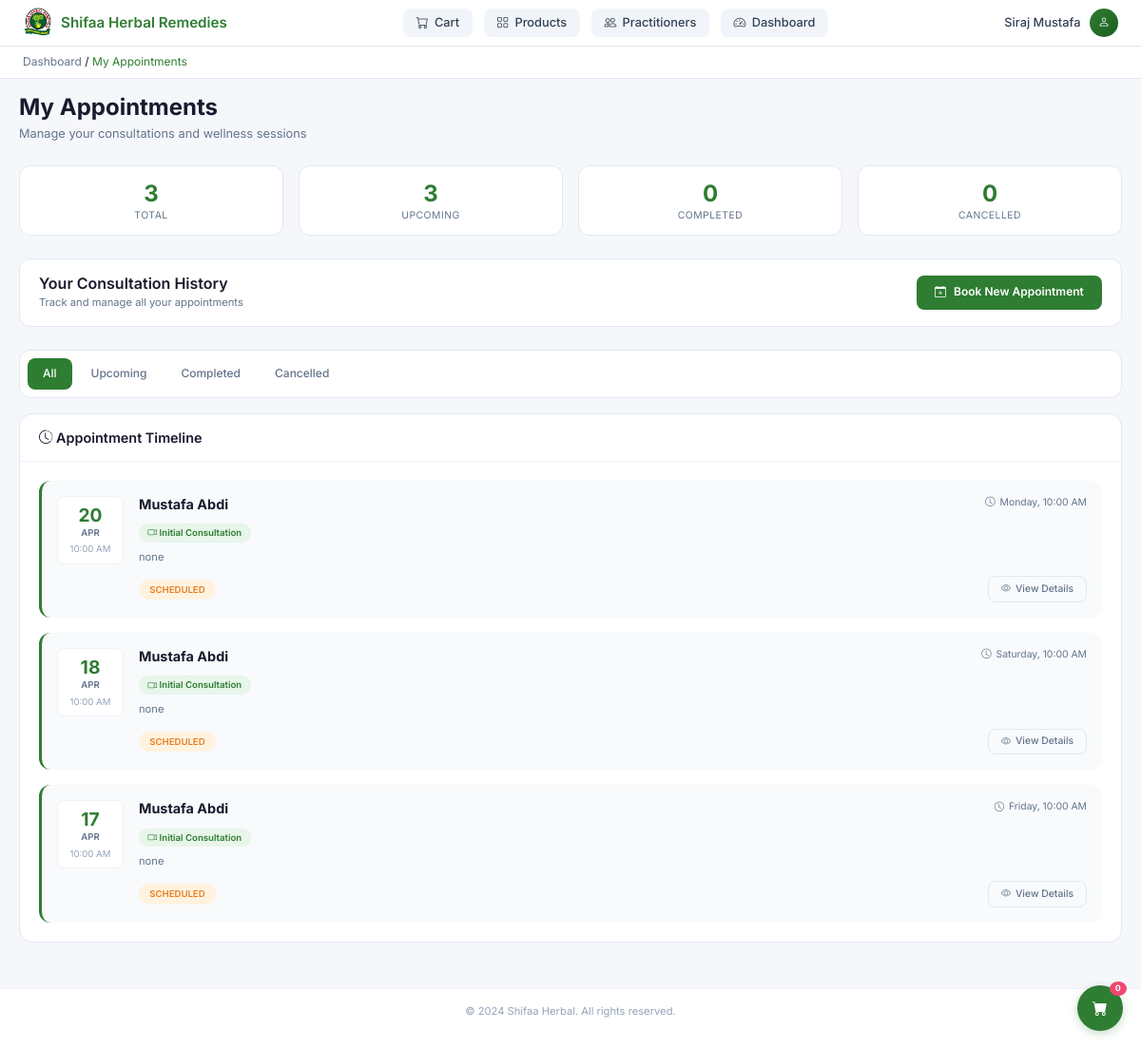
The app's page /appointments (signed in) with its own data.
### models.py (models this page shows, shortened)
class User(UserMixin, db.Model):
    __tablename__ = 'user'
    id = db.Column(db.Integer, primary_key=True)
    name = db.Column(db.String(100), nullable=False)
    email = db.Column(db.String(120), unique=True, nullable=False, index=True)  # Added index
    phone = db.Column(db.String(20))
    address = db.Column(db.Text)
    role = db.Column(db.String(20), default='user', index=True)  # Added index
    password_hash = db.Column(db.String(255), nullable=False)
    created_at = db.Column(db.DateTime, default=datetime.utcnow)
    updated_at = db.Column(db.DateTime, default=datetime.utcnow, onupdate=datetime.utcnow)
    orders = db.relationship('Order', backref='user', lazy='dynamic')
    cart_items = db.relationship('CartItem', backref='user', lazy='dynamic', cascade='all, delete-orphan')
    appointments = db.relationship('Appointment', backref='user', lazy='dynamic')
    discussions = db.relationship('Discussion', backref='user', lazy='dynamic')
    questions = db.relationship('Question', backref='user', lazy='dynamic')
    stories = db.relationship('Story', backref='user', lazy='dynamic')
    support_requests = db.relationship('SupportRequest', backref='user', lazy='dynamic')
    question_replies = db.relationship('QuestionReply', lazy='dynamic')

class Appointment(db.Model):
    __tablename__ = 'appointment'
    id = db.Column(db.Integer, primary_key=True)
    user_id = db.Column(db.Integer, db.ForeignKey('user.id'), nullable=False, index=True)  # Added index
    practitioner_id = db.Column(db.Integer, db.ForeignKey('practitioner.id'), nullable=False, index=True)  # Added index
    appointment_type = db.Column(db.String(100), default='general advice')
    appointment_date = db.Column(db.DateTime, nullable=False, index=True)  # Added index
    notes = db.Column(db.Text)
    status = db.Column(db.String(50), default='scheduled', index=True)  # Added index
    created_at = db.Column(db.DateTime, default=datetime.utcnow)
    updated_at = db.Column(db.DateTime, default=datetime.utcnow, onupdate=datetime.utcnow)
    __table_args__ = (
        db.Index('idx_appointment_user_status', 'user_id', 'status'),
        db.Index('idx_appointment_practitioner_date', 'practitioner_id', 'appointment_date'),
        db.Index('idx_appointment_date_status', 'appointment_date', 'status'),
    )

class Practitioner(db.Model):
    __tablename__ = 'practitioner'
    id = db.Column(db.Integer, primary_key=True)
    name = db.Column(db.String(100), nullable=False, index=True)  # Added index
    title = db.Column(db.String(100))
    bio = db.Column(db.Text)
    specialties = db.Column(db.String(200), index=True)  # Added index
    image_url = db.Column(db.String(500))
    email = db.Column(db.String(120), unique=True, index=True)  # Added index
    phone = db.Column(db.String(20))
    is_active = db.Column(db.Boolean, default=True, index=True)  # Added index
    created_at = db.Column(db.DateTime, default=datetime.utcnow)
    updated_at = db.Column(db.DateTime, default=datetime.utcnow, onupdate=datetime.utcnow)
    appointments = db.relationship('Appointment', backref='practitioner', lazy='dynamic')
    questions = db.relationship('Question', backref='practitioner', lazy='dynamic')

### app.py (the view)
    @app.route("/appointments")
    @login_required
    def appointments():
        from models import Appointment
        page = request.args.get('page', 1, type=int)
        paginated_appointments = (
            Appointment.query
            .filter_by(user_id=current_user.id)
            .order_by(Appointment.appointment_date.desc())
            .paginate(page=page, per_page=app.config["APPOINTMENTS_PER_PAGE"], error_out=False)
        )
        all_user_appointments = Appointment.query.filter_by(user_id=current_user.id).all()
        print(f"Total appointments for user {current_user.id}: {len(all_user_appointments)}")
        for appt in all_user_appointments:
            local_time = format_local_time(appt.appointment_date)
            print(f"  - ID: {appt.id}, Date: {local_time}, Status: {appt.status}")
        return render_template("user/appointments.html",
                             appointments=paginated_appointments.items,
                             pagination=paginated_appointments)

### app.py (called while the page is built)
def format_local_time(dt):
    try:
        if dt.tzinfo is None:
            dt = dt.replace(tzinfo=timezone.utc)
        return dt.astimezone(local_tz)
    except:
        return dt

### templates/user/appointments.html (shortened to what this page needs)
<!DOCTYPE html>
<html lang="en">
<head>
    <link href="https://cdn.jsdelivr.net/npm/bootstrap@5.3.0-alpha1/dist/css/bootstrap.min.css" rel="stylesheet">
    <link href="https://cdn.jsdelivr.net/npm/bootstrap-icons@1.8.1/font/bootstrap-icons.css" rel="stylesheet">
</head>
<body>
    <div class="top-nav">
        <div class="logo-area">
            <img class="logo-image" src="{{ url_for('static', filename='Screenshot 2026-04-01 182842.png') }}" alt="Shifaa Herbal">
            <span class="logo-text">Shifaa Herbal Remedies</span>
        </div>
        <div class="nav-links">
            <a href="{{ url_for('cart') }}" class="nav-link">
                <i class="bi bi-cart"></i> <span>Cart</span>
            </a>
            <a href="{{ url_for('products') }}" class="nav-link">
                <i class="bi bi-grid"></i> <span>Products</span>
            </a>
            <a href="{{ url_for('practitioners') }}" class="nav-link">
                <i class="bi bi-people"></i> <span>Practitioners</span>
            </a>
            <a href="{{ url_for('dashboard') }}" class="nav-link">
                <i class="bi bi-speedometer2"></i> <span>Dashboard</span>
            </a>
        </div>
        <div class="user-info">
            <span class="user-name">{{ current_user.name }}</span>
            <div class="user-avatar">
                <i class="bi bi-person"></i>
            </div>
        </div>
    </div>
    <div class="breadcrumb-bar">
        <a href="{{ url_for('dashboard') }}">Dashboard</a>
        <span>/</span>
        <span style="color: #2e7d32;">My Appointments</span>
    </div>
    <div class="main-container">
        <div class="page-header">
            <h1>My Appointments</h1>
            <p>Manage your consultations and wellness sessions</p>
        </div>
        {% if appointments %}
        <div class="stats-grid">
            <div class="stat-card">
                <div class="stat-number">{{ appointments|length }}</div>
                <div class="stat-label">Total</div>
            </div>
            <div class="stat-card">
                <div class="stat-number">{{ appointments|selectattr('status', 'equalto', 'scheduled')|list|length + appointments|selectattr('status', 'equalto', 'confirmed')|list|length }}</div>
                <div class="stat-label">Upcoming</div>
            </div>
            <div class="stat-card">
                <div class="stat-number">{{ appointments|selectattr('status', 'equalto', 'completed')|list|length }}</div>
                <div class="stat-label">Completed</div>
            </div>
            <div class="stat-card">
                <div class="stat-number">{{ appointments|selectattr('status', 'equalto', 'cancelled')|list|length }}</div>
                <div class="stat-label">Cancelled</div>
            </div>
        </div>
        <div class="action-header">
            <div class="header-title">
                <h2>Your Consultation History</h2>
                <p>Track and manage all your appointments</p>
            </div>
            <a href="{{ url_for('practitioners') }}" class="btn-book">
                <i class="bi bi-calendar-plus"></i> Book New Appointment
            </a>
        </div>
        <div class="appointment-tabs">
            <nav class="tabs-nav">
                <button class="tab-btn active" onclick="filterAppointments('all')">All</button>
                <button class="tab-btn" onclick="filterAppointments('upcoming')">Upcoming</button>
                <button class="tab-btn" onclick="filterAppointments('completed')">Completed</button>
                <button class="tab-btn" onclick="filterAppointments('cancelled')">Cancelled</button>
            </nav>
        </div>
        <div class="timeline-container">
            <div class="timeline-header">
                <h3><i class="bi bi-clock-history"></i> Appointment Timeline</h3>
            </div>
            <div class="timeline" id="appointmentsList">
                {% for appointment in appointments %}
                <div class="timeline-item" data-status="{{ appointment.status }}" data-date="{{ appointment.appointment_date|local_date }}">
                    <div class="timeline-marker">
                        <div class="appointment-date">
                            <div class="date-day">{{ appointment.appointment_date|local_day }}</div>
                            <div class="date-month">{{ appointment.appointment_date|local_month }}</div>
                            <div class="date-time">{{ appointment.appointment_date|local_time }}</div>
                        </div>
                    </div>
                    <div class="timeline-content">
                        <div class="appointment-header">
                            <h4 class="practitioner-name">{{ appointment.practitioner.name }}</h4>
                            <div class="appointment-time">
                                <i class="bi bi-clock"></i>
                                {{ appointment.appointment_date|local_weekday_time }}
                            </div>
                        </div>
                        <div class="appointment-details">
                            <span class="appointment-type">
                                <i class="bi bi-camera-video"></i> {{ appointment.appointment_type|title }}
                            </span>
                            {% if appointment.notes %}
                            <p class="appointment-notes">{{ appointment.notes[:80] }}{% if appointment.notes|length > 80 %}...{% endif %}</p>
                            {% endif %}
                        </div>
                        <div class="appointment-footer">
                            <div class="status-badge status-{{ appointment.status }}">
                                {{ appointment.status|upper }}
                            </div>
                            <a href="{{ url_for('appointment_detail', appointment_id=appointment.id) }}" class="btn-view">
                                <i class="bi bi-eye"></i> View Details
                            </a>
                        </div>
                    </div>
                </div>
                {% endfor %}
            </div>
        </div>
        {% endif %}
    </div>
    <div class="footer">
        <p>&copy; 2024 Shifaa Herbal. All rights reserved.</p>
    </div>
    <a href="{{ url_for('cart') }}" class="floating-cart">
        <i class="bi bi-cart-fill"></i>
        <span class="cart-badge">{{ cart_count|default(0) }}</span>
    </a>
</body>
</html>

### records on screen
User: name "Siraj Mustafa"
Appointment: appointment_date|local_day "20", appointment_date|local_month "APR", appointment_date|local_time "10:00 AM", practitioner.name "Mustafa Abdi", appointment_date|local_weekday_time "Monday, 10:00 AM", appointment_type "Initial Consultation", notes "none", status "SCHEDULED"
Appointment: appointment_date|local_day "18", appointment_date|local_month "APR", appointment_date|local_time "10:00 AM", practitioner.name "Mustafa Abdi", appointment_date|local_weekday_time "Saturday, 10:00 AM", appointment_type "Initial Consultation", notes "none", status "SCHEDULED"
Appointment: appointment_date|local_day "17", appointment_date|local_month "APR", appointment_date|local_time "10:00 AM", practitioner.name "Mustafa Abdi", appointment_date|local_weekday_time "Friday, 10:00 AM", appointment_type "Initial Consultation", notes "none", status "SCHEDULED"

### other values on screen
{{ appointments|length }} "3"
{{ appointments|selectattr('status', 'equalto', 'completed')|list|length }} "0"
{{ appointments|selectattr('status', 'equalto', 'cancelled')|list|length }} "0"
{{ cart_count|default(0) }} "0"
